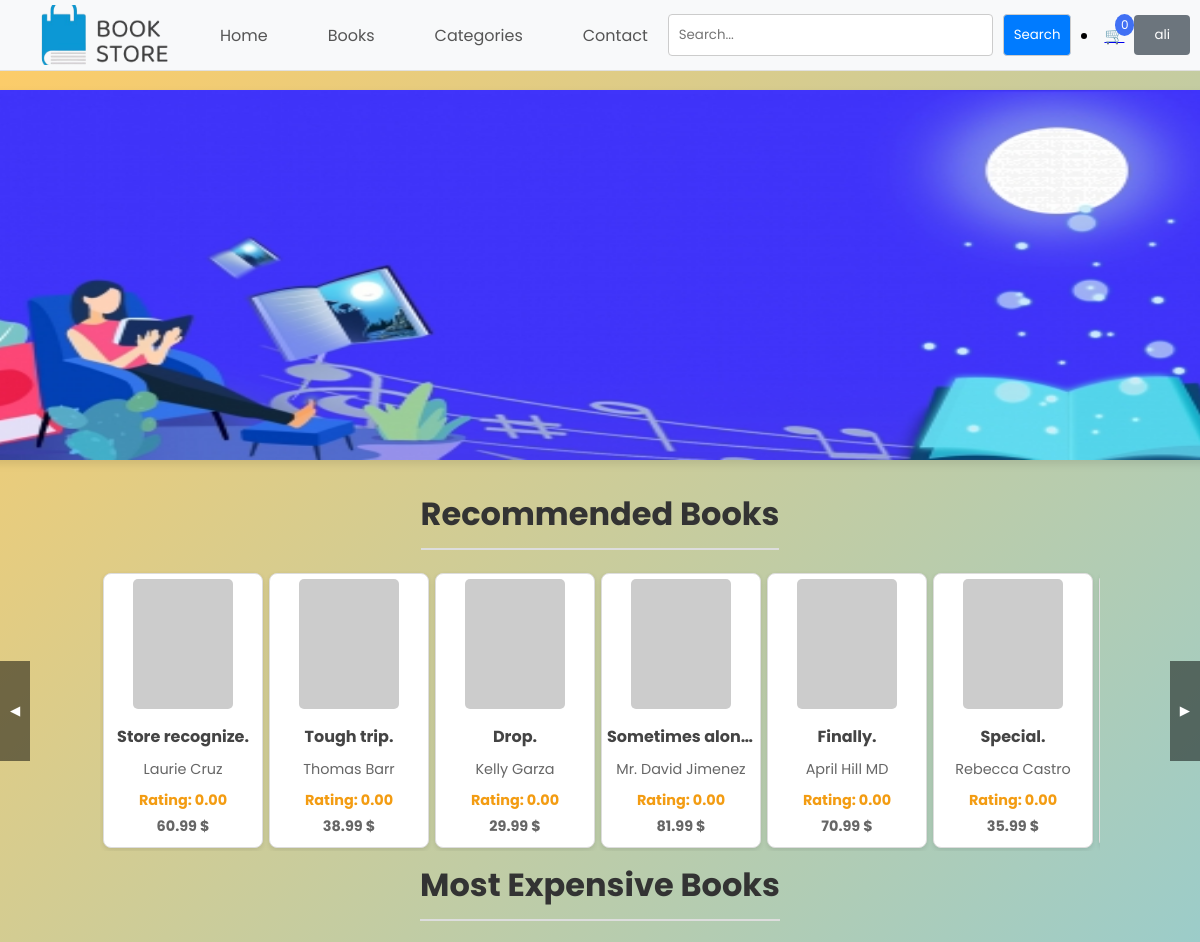
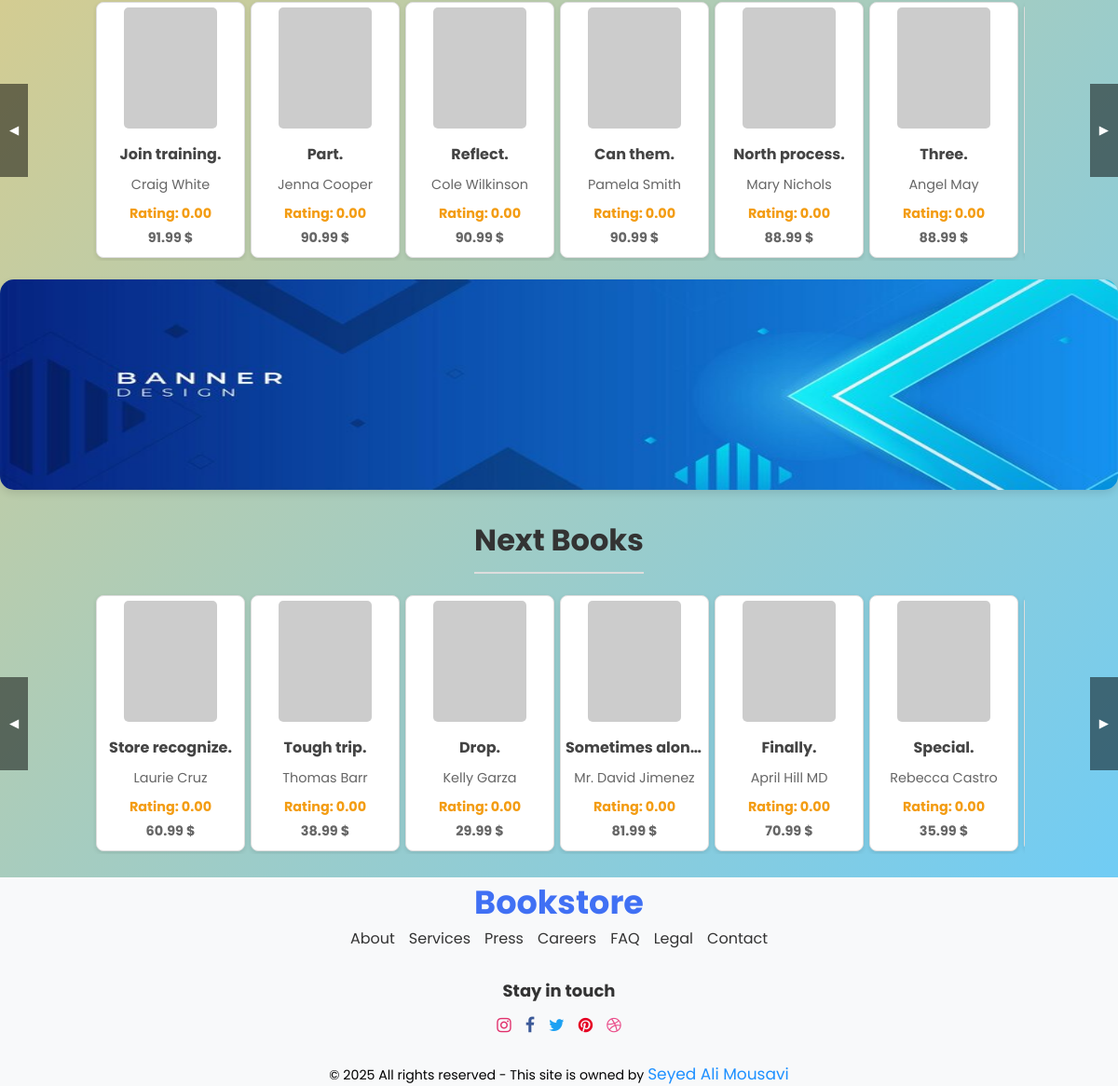
The page / (signed in) on the database its author committed (2 pictures, top to bottom).
### users/models.py (models this page shows, shortened)
class UserAccount(models.Model):
    username = models.CharField(max_length=50, unique=True)
    email = models.EmailField(unique=True)
    password = models.CharField(max_length=50)
    date_joined = models.DateTimeField(auto_now_add=True)
    is_active = models.BooleanField(default=True)
    last_login = models.DateTimeField(null=True, blank=True)
    is_admin = models.BooleanField(default=False)
    is_deleted = models.BooleanField(default=False)

### books/models.py (models this page shows)
class Book(models.Model):
    GENRE_CHOICES = [
        ('fiction', 'Fiction'),
        ('non_fiction', 'Non-Fiction'),
        ('mystery', 'Mystery'),
        ('fantasy', 'Fantasy'),
        ('biography', 'Biography'),
        ('science_fiction', 'Science Fiction'),
        ('romance', 'Romance'),
        ('horror', 'Horror'),
        ('self_help', 'Self Help'),
        ('history', 'History'),
    ]
    title = models.CharField(max_length=100)
    author = models.CharField(max_length=100)
    price = models.DecimalField(max_digits=20, decimal_places=2)
    rating = models.DecimalField(max_digits=3, decimal_places=2)
    description = models.TextField()
    published_date = models.DateField()
    isbn = models.CharField(max_length=13, unique=True)
    cover_image = models.ImageField(upload_to='covers/')
    language = models.CharField(max_length=30)
    publisher = models.CharField(max_length=100)
    genre = models.CharField(max_length=50, choices=GENRE_CHOICES)
    stock = models.PositiveIntegerField(default=0)

### bookstore/views.py (the view, shortened to what this page needs)
# urls.py: path('', HomeView.as_view() , name='home'),
class HomeView(View):
    def get(self, request):
        user_info = None
        if 'user_id' in request.session:
            try:
                user_info = UserAccount.objects.get(id=request.session['user_id'])
            except UserAccount.DoesNotExist:
                user_info = None
        books = list(Book.objects.all())
        random_books = random.sample(books, min(len(books), 15))
        expensive_books = Book.objects.order_by('-price')[:10]
        return render(request, 'home.html', {'user': user_info, 'random_books': random_books, 'expensive_books': expensive_books})

### templates/home.html (shortened to what this page needs)
{% extends 'base.html' %}
{% load static %}
{% block content %}
<img src="{% static 'pngtree-taobao-bookstore-creative-poster-banner-background-image_163775.jpg' %}" alt="Web Banner" class="web-banner">
<h2 class="book-list-header">Recommended Books</h2>
<div class="book-list-container">
    <button class="nav-button prev" onclick="scrollBooks('book-list1', -1)">&#9664;</button>
    <div class="book-list">
        <div class="book-list-wrapper" id="book-list1">
            {% for book in random_books %}
            <a href="{% url 'book_detail' book.id %}" class="book-item-link">
                <div class="book-item">
                    <img src="{{ book.cover_image }}" alt="{{ book.title }}">
                    <div class="book-info">
                        <h3>{{ book.title }}</h3>
                        <p>{{ book.author }}</p>
                        <p class="rating">Rating: {{ book.rating }}</p>
                        <p class="book-price">{{ book.price }} $</p>
                    </div>
                </div>
            </a>
            {% endfor %}
        </div>
    </div>
    <button class="nav-button next" onclick="scrollBooks('book-list1', 1)">&#9654;</button>
</div>
<h2 class="book-list-header">Most Expensive Books</h2>
<div class="book-list-container">
    <button class="nav-button prev" onclick="scrollBooks('book-list3', -1)">&#9664;</button>
    <div class="book-list">
        <div class="book-list-wrapper" id="book-list3">
            {% for book in expensive_books %}
            <a href="{% url 'book_detail' book.id %}" class="book-item-link">
                <div class="book-item">
                    <img src="{{ book.cover_image }}" alt="{{ book.title }}">
                    <div class="book-info">
                        <h3>{{ book.title }}</h3>
                        <p>{{ book.author }}</p>
                        <p class="rating">Rating: {{ book.rating }}</p>
                        <p class="book-price">{{ book.price }} $</p>
                    </div>
                </div>
            </a>
            {% endfor %}
        </div>
    </div>
    <button class="nav-button next" onclick="scrollBooks('book-list3', 1)">&#9654;</button>
</div>
<img src="{% static 'blue-web-banner-with-geometric-background-horizontal-promotion-banners-with-blue-tech-gradient-colors-abstract-geometric-backdrop-header-design-vibrant-coupon-template_181182-15772.jpg' %}" alt="Web Banner" class="web-banner-two">
<h2 class="book-list-header">Next Books</h2>
<div class="book-list-container">
    <button class="nav-button prev" onclick="scrollBooks('book-list2', -1)">&#9664;</button>
    <div class="book-list">
        <div class="book-list-wrapper" id="book-list2">
            {% for book in random_books %}
            <a href="{% url 'book_detail' book.id %}" class="book-item-link">
                <div class="book-item">
                    <img src="{{ book.cover_image }}" alt="{{ book.title }}">
                    <div class="book-info">
                        <h3>{{ book.title }}</h3>
                        <p>{{ book.author }}</p>
                        <p class="rating">Rating: {{ book.rating }}</p>
                        <p class="book-price">{{ book.price }} $</p>
                    </div>
                </div>
            </a>
            {% endfor %}
        </div>
    </div>
    <button class="nav-button next" onclick="scrollBooks('book-list2', 1)">&#9654;</button>
</div>
{% include 'footer.html' %}
{% endblock %}

### templates/head.html (shortened to what this page needs)
{% load static %}
<div class="base-navbar">
    <a href="{% url 'home' %}" class="logo-container">
        <img src="{% static 'image_2025-01-24_104110318-removebg-preview.png' %}" alt="Logo" class="logo-image">
    </a>
    <div class="nav-links">
        <a href="{% url 'home' %}">Home</a>
        <a href="{% url 'booksd' %}">Books</a>
        <a href="{% url 'genre' %}">Categories</a>
        <a href="#">Contact</a>
    </div>
    <div class="search-bar">
        <input type="text" placeholder="Search...">
        <button>Search</button>
    </div>
    <li>
        <a href="#" id="cart-icon" class="cart-icon" onclick="toggleCartModal()">🛒<span id="cart-count">{{ cart|length }}</span></a>
    </li>
    {% if user and user.username %}
        <div class="dropdown">
            <button id="userMenu">{{ user.username }}</button>
        </div>
    {% else %}
        <button id="openModal">Create account</button>
    {% endif %}
</div>

### rows shown on the page
UserAccount: username "ali"
Book: title "Store recognize.", author "Laurie Cruz", rating "0.00", price "60.99"
Book: title "Tough trip.", author "Thomas Barr", rating "0.00", price "38.99"
Book: title "Drop.", author "Kelly Garza", rating "0.00", price "29.99"
Book: title "Sometimes along.", author "Mr. David Jimenez", rating "0.00", price "81.99"
Book: title "Finally.", author "April Hill MD", rating "0.00", price "70.99"
Book: title "Special.", author "Rebecca Castro", rating "0.00", price "35.99"
Book: title "Join training.", author "Craig White", rating "0.00", price "91.99"
Book: title "Part.", author "Jenna Cooper", rating "0.00", price "90.99"
Book: title "Reflect.", author "Cole Wilkinson", rating "0.00", price "90.99"
Book: title "Can them.", author "Pamela Smith", rating "0.00", price "90.99"
Book: title "North process.", author "Mary Nichols", rating "0.00", price "88.99"
Book: title "Three.", author "Angel May", rating "0.00", price "88.99"

### other values the page prints
{{ cart|length }} "0"
